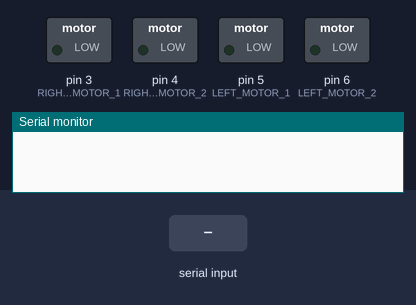
A sketch run on a simulated Arduino Uno, built with avr-gcc and run on an emulated ATmega328P. Parts: switched loads named in the sketch (green lamp = pin HIGH), the last lines printed to the serial monitor. The inputs (shaded band) are chosen by the test bench.

Above: at 1.2 s.
1.3 s: "w" received over Serial
At 2.5 s:
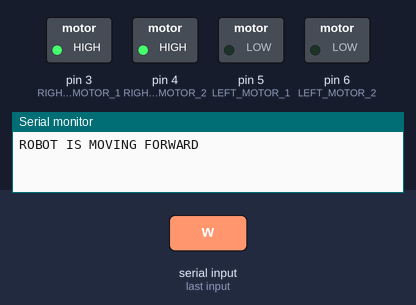
2.8 s: "s" received over the second serial link
At 3.9 s:
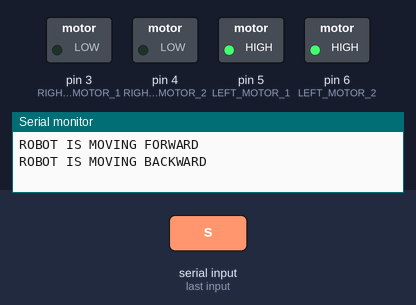
4.3 s: "d" received over Serial
At 5.1 s:
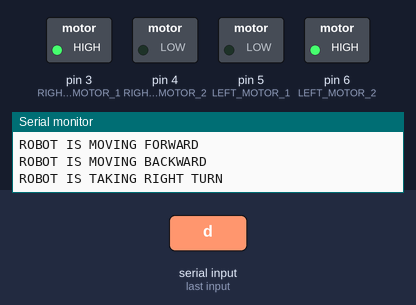
5.8 s: "a" received over the second serial link
At 6.2 s:
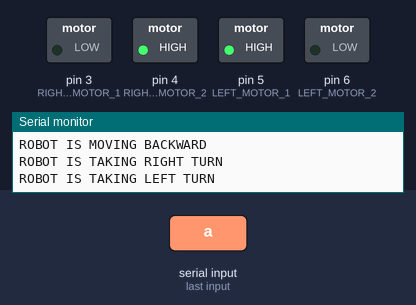
7.3 s: "w" received over the second serial link
At 8.5 s:
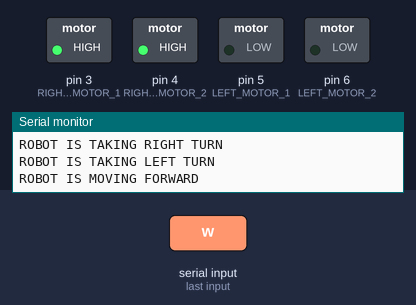
8.8 s: "d" received over the second serial link
At 9.7 s:
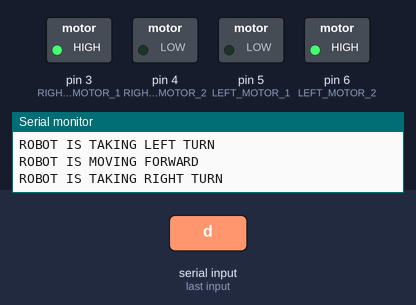
Timing chart, 0 to 11.3 s (numbered marks = the images above; inputs shaded):
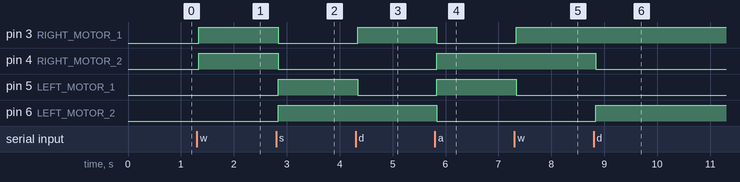

The sketch:

DriveBot.ino
```cpp
#include <SoftwareSerial.h>
SoftwareSerial BT(10, 11); //TX, RX respetively

void setup() {
Serial.begin(9600);
BT.begin(9600);

pinMode(3,OUTPUT);    // RIGHT MOTOR 1
pinMode(4,OUTPUT);    // RIGHT MOTOR 2
pinMode(5,OUTPUT);    // LEFT MOTOR 1
pinMode(6,OUTPUT);    // LEFT MOTOR 2
}

void loop() {
while (BT.available()){                       //Check if there is an available byte to read
delay(10);                                    //Delay added to make communication stable
char b = BT.read();                           //Define BT read character

if(b=='w'){
  Serial.println("ROBOT IS MOVING FORWARD");                // FORWARD
  BT.println("ROBOT IS MOVING FORWARD");
  digitalWrite(3,HIGH);
  digitalWrite(4,HIGH);
  digitalWrite(5,LOW);
  digitalWrite(6,LOW);

}

if(b=='s'){
  Serial.println("ROBOT IS MOVING BACKWARD");                // BACKWARD
  BT.println("ROBOT IS MOVING BACKWARD");
  digitalWrite(3,LOW);
  digitalWrite(4,LOW);
  digitalWrite(5,HIGH);
  digitalWrite(6,HIGH);
}

if(b=='d'){
  Serial.println("ROBOT IS TAKING RIGHT TURN");               // RIGHT
  BT.println("ROBOT IS TAKING RIGHT TURN");
  digitalWrite (3,HIGH);
  digitalWrite (4,LOW);
  digitalWrite (5,LOW);
  digitalWrite (6,HIGH);
}

if(b=='a'){
  Serial.println("ROBOT IS TAKING LEFT TURN");                // LEFT
  BT.println("ROBOT IS TAKING LEFT TURN");
  digitalWrite (3,LOW);
  digitalWrite (4,HIGH);
  digitalWrite (5,HIGH);
  digitalWrite (6,LOW);
}

if(b=='x'){
  Serial.println("ROBOT HAS STOPPED");                        // STOP
  BT.println("ROBOT HAS STOPPED");
  digitalWrite (3,LOW);
  digitalWrite (4,LOW);
  digitalWrite (5,LOW);
  digitalWrite (6,LOW);
}
b="";                                                         //Reset the variable
}


while (Serial.available()){                   //Check if there is an available byte to read
delay(10);                                    //Delay added to make communication stable
char s = Serial.read();                       //Define BT read character

if(s=='w'){
  Serial.println("ROBOT IS MOVING FORWARD");                // FORWARD
  BT.println("ROBOT IS MOVING FORWARD");
  digitalWrite(3,HIGH);
  digitalWrite(4,HIGH);
  digitalWrite(5,LOW);
  digitalWrite(6,LOW);

}

if(s=='s'){
  Serial.println("ROBOT IS MOVING BACKWARD");                // BACKWARD
  BT.println("ROBOT IS MOVING BACKWARD");
  digitalWrite(3,LOW);
  digitalWrite(4,LOW);
  digitalWrite(5,HIGH);
  digitalWrite(6,HIGH);
}

if(s=='d'){
  Serial.println("ROBOT IS TAKING RIGHT TURN");               // RIGHT
  BT.println("ROBOT IS TAKING RIGHT TURN");
  digitalWrite (3,HIGH);
  digitalWrite (4,LOW);
  digitalWrite (5,LOW);
  digitalWrite (6,HIGH);
}

if(s=='a'){
  Serial.println("ROBOT IS TAKING LEFT TURN");                // LEFT
  BT.println("ROBOT IS TAKING LEFT TURN");
  digitalWrite (3,LOW);
  digitalWrite (4,HIGH);
  digitalWrite (5,HIGH);
  digitalWrite (6,LOW);
}

if(s=='x'){
  Serial.println("ROBOT HAS STOPPED");                        // STOP
  BT.println("ROBOT HAS STOPPED");
  digitalWrite (3,LOW);
  digitalWrite (4,LOW);
  digitalWrite (5,LOW);
  digitalWrite (6,LOW);
}
s="";                                                         //Reset the variable
}
}
```

Measured:
- after the input at 1.3 s, pin 3 (RIGHT_MOTOR_1), pin 4 (RIGHT_MOTOR_2): LOW → HIGH at once
- after the input at 2.8 s, pin 3 (RIGHT_MOTOR_1), pin 4 (RIGHT_MOTOR_2): HIGH → LOW at once; pin 5 (LEFT_MOTOR_1), pin 6 (LEFT_MOTOR_2): LOW → HIGH at once
- after the input at 4.3 s, pin 3 (RIGHT_MOTOR_1): LOW → HIGH at once; pin 5 (LEFT_MOTOR_1): HIGH → LOW at once
- after the input at 5.8 s, pin 3 (RIGHT_MOTOR_1), pin 6 (LEFT_MOTOR_2): HIGH → LOW at once; pin 4 (RIGHT_MOTOR_2), pin 5 (LEFT_MOTOR_1): LOW → HIGH at once
- after the input at 7.3 s, pin 3 (RIGHT_MOTOR_1): LOW → HIGH at once; pin 5 (LEFT_MOTOR_1): HIGH → LOW at once
- after the input at 8.8 s, pin 4 (RIGHT_MOTOR_2): HIGH → LOW at once; pin 6 (LEFT_MOTOR_2): LOW → HIGH at once
